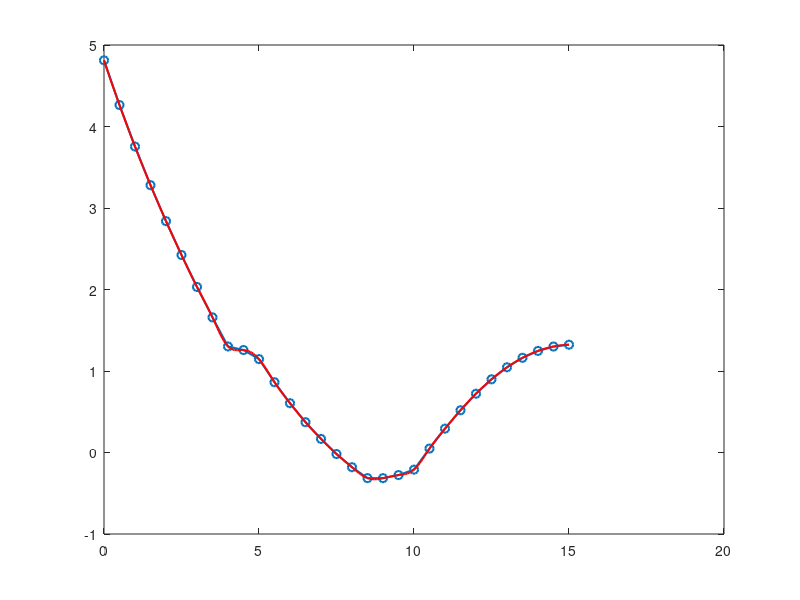

Reproduce this figure in MATLAB. (Note: this script raises an error after producing the figure.)
clear; clc;

% pasa datos de la tabla a matlab
t = 0:0.5:15;
V = [4.8120, 4.2635, 3.7541, 3.2804, 2.8387, 2.4236, 2.0314, 1.6583, 1.3011, 1.2574, ...
    1.1460, 0.8624, 0.6048, 0.3720, 0.1672, -0.0186, -0.1805, -0.3142, -0.3148, -0.2769, ...
    -0.2100, 0.0483, 0.2931, 0.5185, 0.7214, 0.8982, 1.0456, 1.1618, 1.2465, 1.3001, 1.3228];

% parte 1
fprintf('Parte 1 ');
% funcion spline natural
pp = spline(t, V);
% V(4.3) y V(8.7) con el spline
fprintf('con spline ');
V_spline = ppval(pp, [4.3, 8.7]);
fprintf('V(4.3)= %.4f V\n', V_spline(1));
fprintf('V(8.7)= %.4f V\n', V_spline(2));
% aprox con interpolación lineal, los mismos valores
fprintf('con interpolación lineal ');
V_lineal = interp1(t, V, [4.3, 8.7], 'linear');
fprintf('V(4.3) lineal = %.4f V\n', V_lineal(1));
fprintf('V(8.7) lineal = %.4f V\n', V_lineal(2));
fprintf('\n');

% parte 2
fprintf('Parte 2 ');
h = 0.5;
% fórmula de diferencias centrales
dV = (V(3:end) - V(1:end-2)) / (2*h);
t_der = t(2:end-1);
% t=4.0, 8.0, 12.0
idx4 = find(t_der == 4.0);
idx8 = find(t_der == 8.0);
idx12 = find(t_der == 12.0);
%resultados
fprintf('V''(4.0) = %.4f V/ms\n', dV(idx4));
fprintf('V''(8.0) = %.4f V/ms\n', dV(idx8));
fprintf('V''(12.0) = %.4f V/ms\n', dV(idx12));
fprintf('\n');

%% Parte 3
fprintf('Parte 3 ');
% intervalos con cruce por cero aprox. en [7.0, 7.5] y [10.0, 10.5]
% aplicar bisección a la primera raíz (en [7.0, 7.5])
f = @(x) ppval(pp, x);
a = 7.0; b = 7.5; tol = 0.001;
% dos iteraciones:
for i = 1:2
    c = (a + b)/2;
    fc = f(c);
    fprintf('Iter %d: a=%.4f, b=%.4f, c=%.4f, f(c)=%.6f\n', i, a, b, c, fc);
    if f(a)*fc < 0
        b = c;
    else
        a = c;
    end
end
i_r = [a, b];
fprintf('intervalo después de dos iteraciones: [%.4f, %.4f]\n', i_r(1), i_r(2));
% seguir hasta tolerancia 10^(-3) ms
while (b - a) > tol
    c = (a + b)/2;
    if f(a)*f(c) < 0
        b = c;
    else
        a = c;
    end
end
raiz = (a + b)/2;
fprintf('raíz estimada con tol 1e-3: %.4f ms\n', raiz);
fprintf('valor en la raíz: %.6f V\n', f(raiz));

%% gráfica
figure;
plot(t, V, 'o-', 'LineWidth', 1.5); hold on;
t_fine = linspace(0, 15, 300);
plot(t_fine, ppval(pp, t_fine), 'r-', 'LineWidth', 1.5);
yline(0, 'k--');
plot(raiz, f(raiz), 'g*', 'MarkerSize', 20, 'LineWidth', 2);
xlabel('t (ms)'); ylabel('V (t)');
title('señal biosensor');
legend('Datos', 'spline cúbico', 'nivel cero', 'raíz');
grid on;
